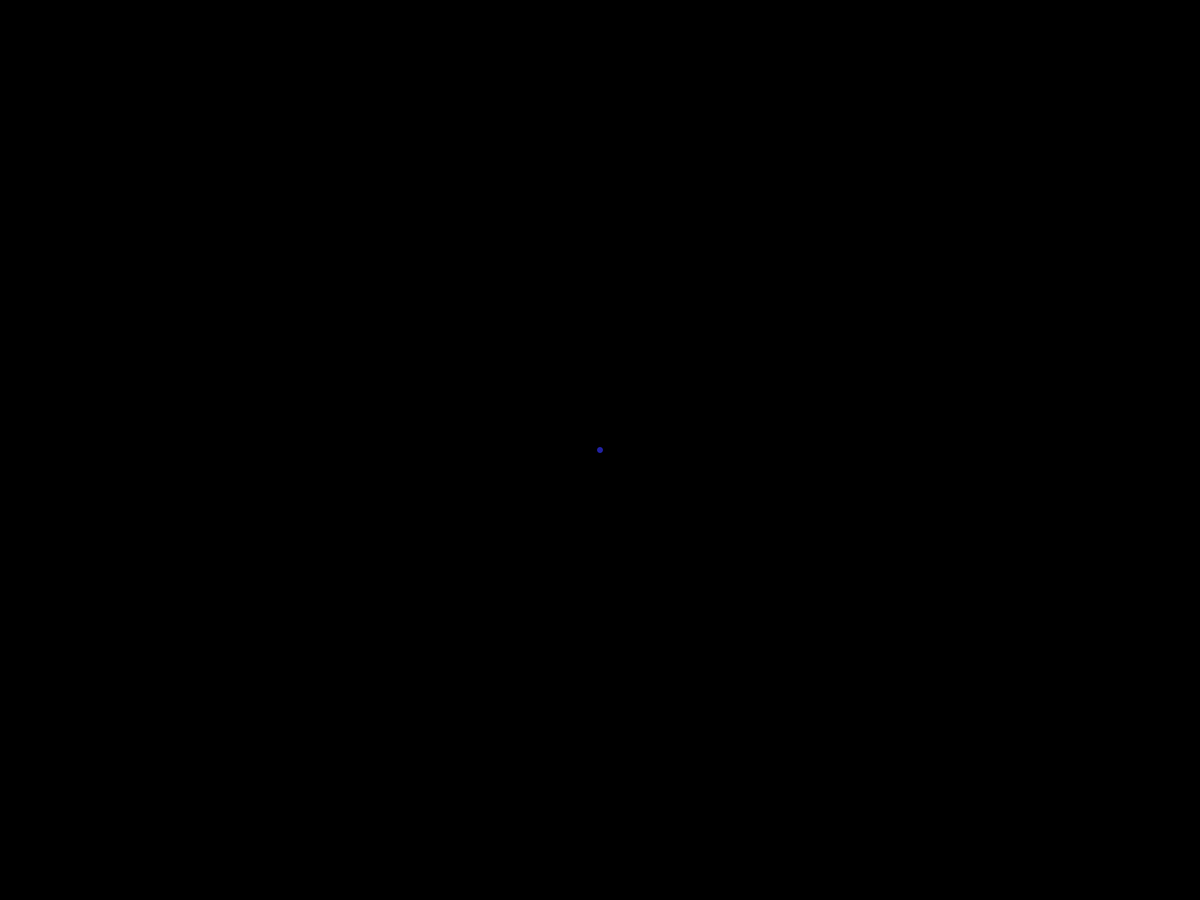
Frame 1 (no input)
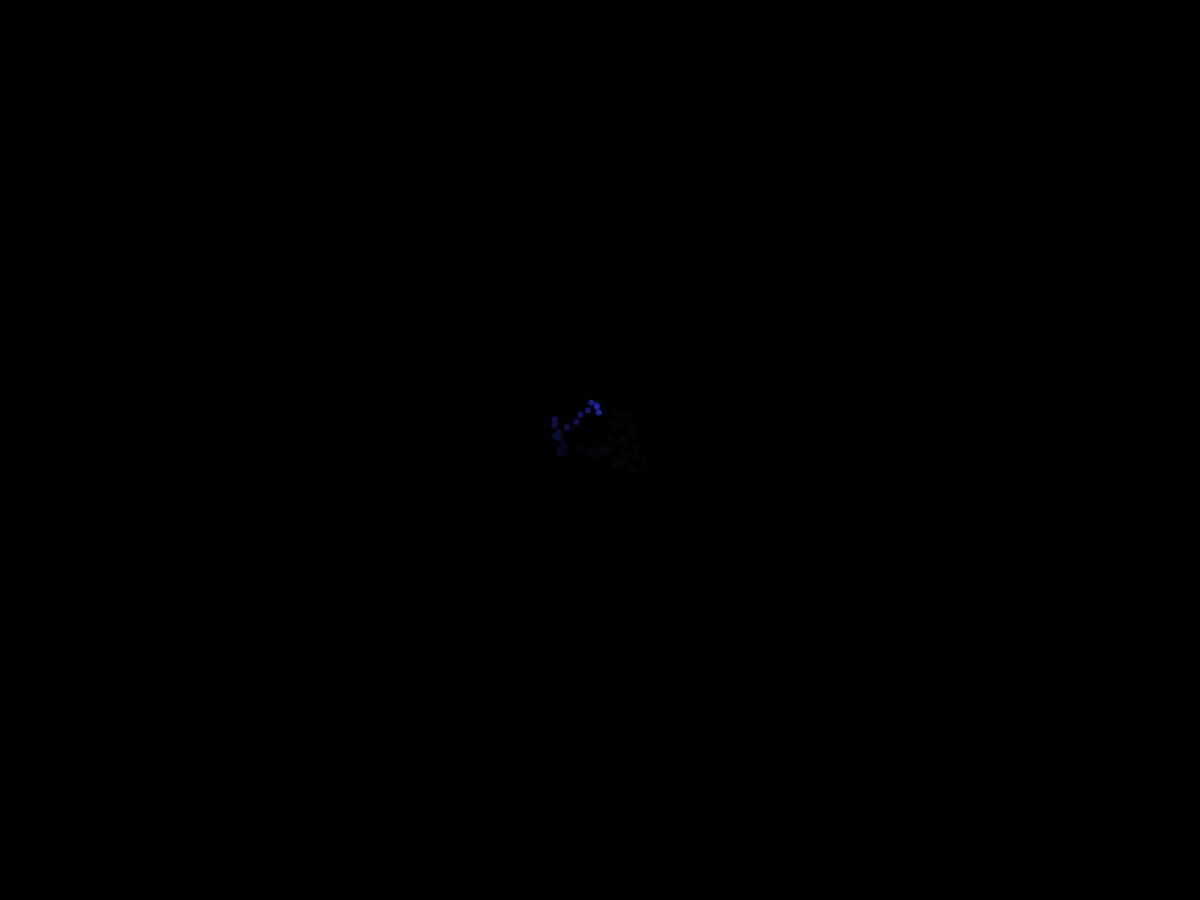
Frame 60 (the mouse pressed at the canvas centre just before this capture)
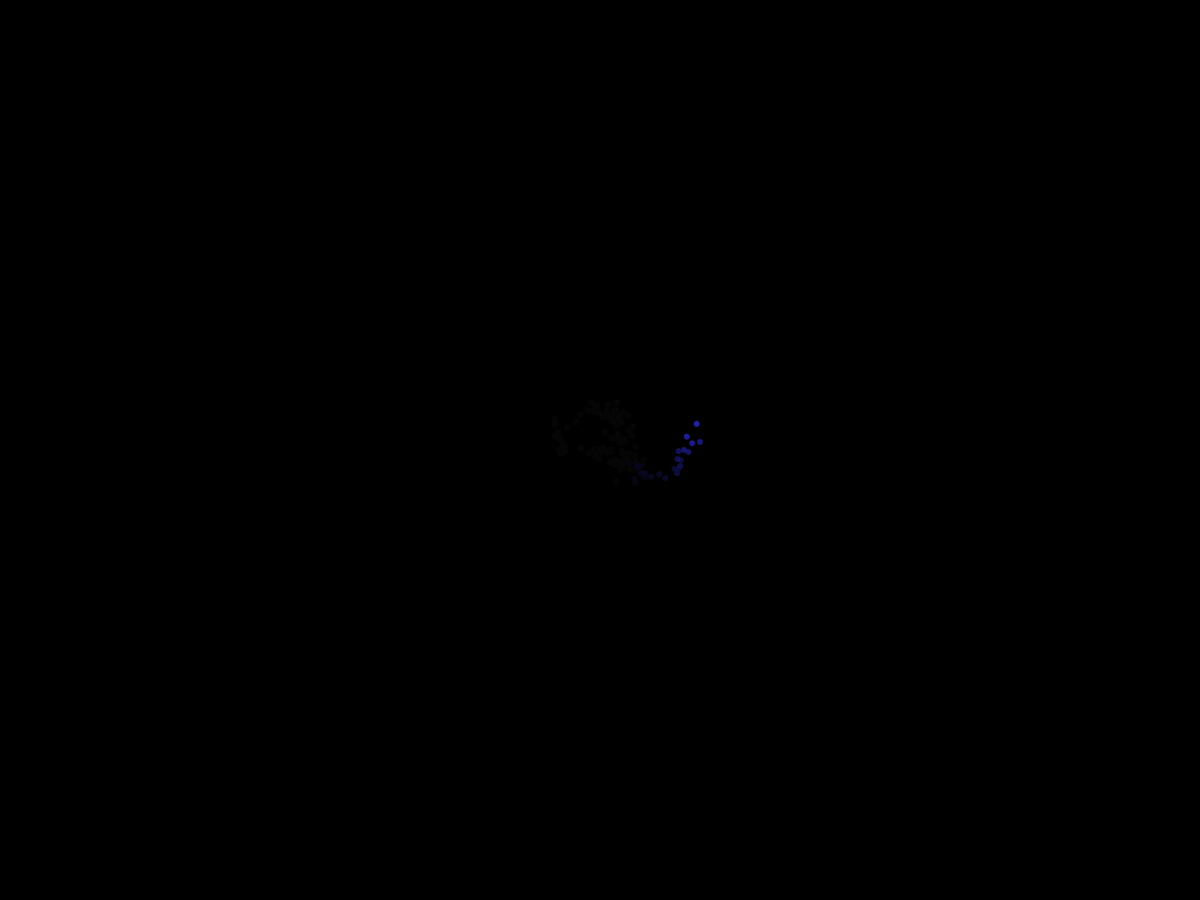
Frame 120 (the mouse held since frame 60 and released just before this capture)

The Processing sketch that drew these frames (run headless with seeded random() and noise(); from frame 60 on, the mouse is pressed at the canvas centre):

// Processing sketch: gaussion_random_walking
// ── gaussion_random_walking.pde
import java.util.Random;
Random generator;
float hue=240;
float diameter=8;
walker w;

void setup() {
  fullScreen();
  generator=new Random();
  w=new walker();
  background(0);
  colorMode(HSB, 360, 100, 100, 100);
  noStroke();
}

void draw() {
  fadeIn();
  w.draw();
  w.step();
}

void fadeIn(){
  fill(0,100,0,10);
  rect(0,0,width,height);
  
}

class walker {
  PVector loc;
  PVector velocity;

  walker() {
    loc=new PVector(width/2, height/2);
  }

  void draw() {
    fill(hue, 80, 80, 80);
    ellipse(loc.x, loc.y, diameter, diameter);
  }

  void step() {
    //ガウス分布にする
    float numX=(float)generator.nextGaussian();
    float numY=(float)generator.nextGaussian();
    float sd=10;

    velocity=new PVector(sd*numX, sd*numY);
    loc.add(velocity);
  }
}
